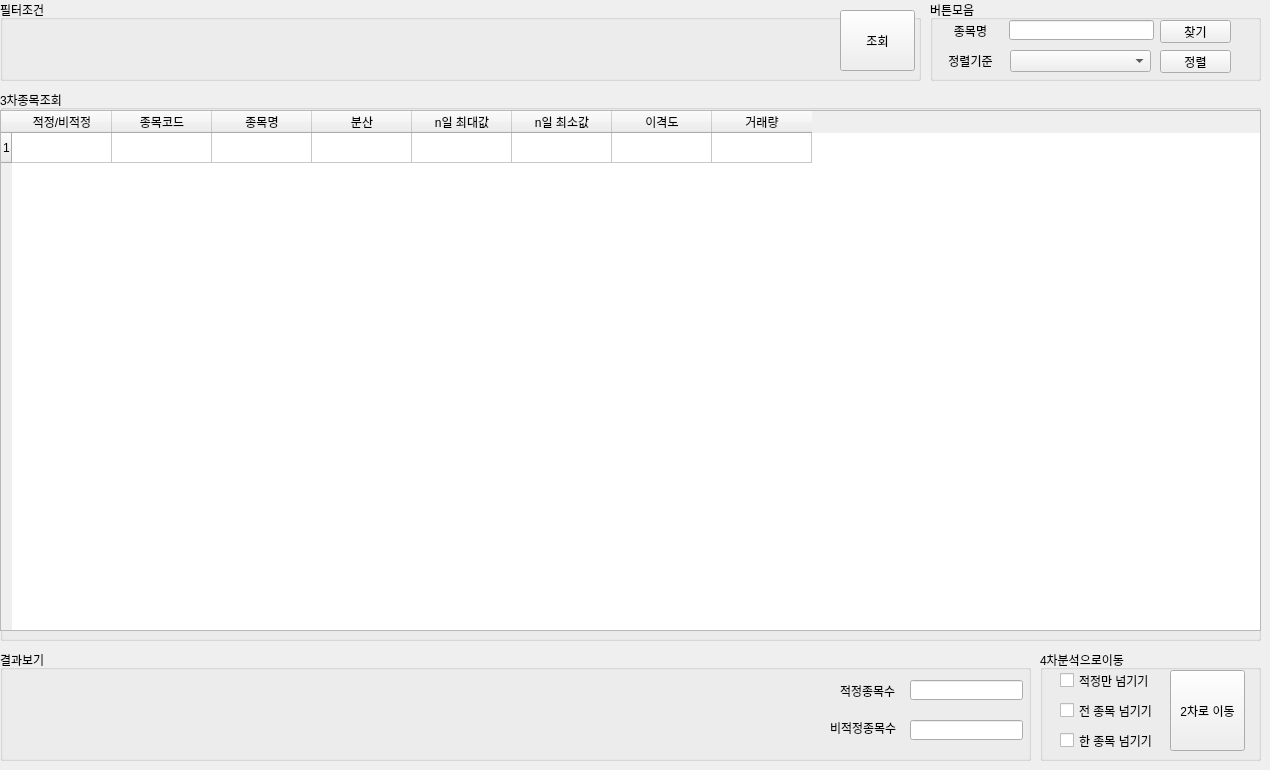
       <widget class="QWidget" name="tabsub_3">
        <attribute name="title">
         <string>3차_변동성,유동성</string>
        </attribute>
        <widget class="QGroupBox" name="groupBox_3_1">
         <property name="geometry">
          <rect>
           <x>0</x>
           <y>0</y>
           <width>921</width>
           <height>81</height>
          </rect>
         </property>
         <property name="title">
          <string>필터조건</string>
         </property>
         <widget class="QPushButton" name="gb3_1button1">
          <property name="geometry">
           <rect>
            <x>840</x>
            <y>10</y>
            <width>75</width>
            <height>61</height>
           </rect>
          </property>
          <property name="text">
           <string>조회</string>
          </property>
         </widget>
        </widget>
        <widget class="QGroupBox" name="groupBox_3_3">
         <property name="geometry">
          <rect>
           <x>0</x>
           <y>90</y>
           <width>1261</width>
           <height>551</height>
          </rect>
         </property>
         <property name="title">
          <string>3차종목조회</string>
         </property>
         <widget class="QTableWidget" name="tableWidget_10">
          <property name="geometry">
           <rect>
            <x>0</x>
            <y>20</y>
            <width>1261</width>
            <height>521</height>
           </rect>
          </property>
          <row>
           <property name="text">
            <string>1</string>
           </property>
          </row>
          <column>
           <property name="text">
            <string>적정/비적정</string>
           </property>
          </column>
          <column>
           <property name="text">
            <string>종목코드</string>
           </property>
          </column>
          <column>
           <property name="text">
            <string>종목명</string>
           </property>
          </column>
          <column>
           <property name="text">
            <string>분산</string>
           </property>
          </column>
          <column>
           <property name="text">
            <string>n일 최대값</string>
           </property>
          </column>
          <column>
           <property name="text">
            <string>n일 최소값</string>
           </property>
          </column>
          <column>
           <property name="text">
            <string>이격도</string>
           </property>
          </column>
          <column>
           <property name="text">
            <string>거래량</string>
           </property>
          </column>
         </widget>
        </widget>
        <widget class="QGroupBox" name="groupBox_3_4">
         <property name="geometry">
          <rect>
           <x>0</x>
           <y>650</y>
           <width>1031</width>
           <height>111</height>
          </rect>
         </property>
         <property name="title">
          <string>결과보기</string>
         </property>
         <widget class="QLabel" name="gb3_4label1">
          <property name="geometry">
           <rect>
            <x>840</x>
            <y>30</y>
            <width>61</width>
            <height>21</height>
           </rect>
          </property>
          <property name="text">
           <string>적정종목수</string>
          </property>
         </widget>
         <widget class="QLineEdit" name="gb3_4line1">
          <property name="geometry">
           <rect>
            <x>910</x>
            <y>30</y>
            <width>113</width>
            <height>20</height>
           </rect>
          </property>
         </widget>
         <widget class="QLabel" name="gb3_4label2">
          <property name="geometry">
           <rect>
            <x>830</x>
            <y>70</y>
            <width>71</width>
            <height>16</height>
           </rect>
          </property>
          <property name="text">
           <string>비적정종목수</string>
          </property>
         </widget>
         <widget class="QLineEdit" name="gb3_4line2">
          <property name="geometry">
           <rect>
            <x>910</x>
            <y>70</y>
            <width>113</width>
            <height>20</height>
           </rect>
          </property>
         </widget>
        </widget>
        <widget class="QGroupBox" name="groupBox_3_5">
         <property name="geometry">
          <rect>
           <x>1040</x>
           <y>650</y>
           <width>221</width>
           <height>111</height>
          </rect>
         </property>
         <property name="title">
          <string>4차분석으로이동</string>
         </property>
         <widget class="QPushButton" name="gb3_5button1">
          <property name="geometry">
           <rect>
            <x>130</x>
            <y>20</y>
            <width>75</width>
            <height>81</height>
           </rect>
          </property>
          <property name="text">
           <string>2차로 이동</string>
          </property>
         </widget>
         <widget class="QCheckBox" name="gb3_5chk1">
          <property name="geometry">
           <rect>
            <x>20</x>
            <y>20</y>
            <width>101</width>
            <height>21</height>
           </rect>
          </property>
          <property name="text">
           <string>적정만 넘기기</string>
          </property>
         </widget>
         <widget class="QCheckBox" name="gb3_5chk2">
          <property name="geometry">
           <rect>
            <x>20</x>
            <y>50</y>
            <width>101</width>
            <height>21</height>
           </rect>
          </property>
          <property name="text">
           <string>전 종목 넘기기</string>
          </property>
         </widget>
         <widget class="QCheckBox" name="gb3_5chk3">
          <property name="geometry">
           <rect>
            <x>20</x>
            <y>80</y>
            <width>101</width>
            <height>21</height>
           </rect>
          </property>
          <property name="text">
           <string>한 종목 넘기기</string>
          </property>
         </widget>
        </widget>
        <widget class="QGroupBox" name="groupBox_3_2">
         <property name="geometry">
          <rect>
           <x>930</x>
           <y>0</y>
           <width>331</width>
           <height>81</height>
          </rect>
         </property>
         <property name="title">
          <string>버튼모음</string>
         </property>
         <widget class="QLineEdit" name="gb3_2line1">
          <property name="geometry">
           <rect>
            <x>79</x>
            <y>20</y>
            <width>145</width>
            <height>20</height>
           </rect>
          </property>
          <property name="minimumSize">
           <size>
            <width>100</width>
            <height>0</height>
           </size>
          </property>
         </widget>
         <widget class="QPushButton" name="gb3_2button1">
          <property name="geometry">
           <rect>
            <x>230</x>
            <y>20</y>
            <width>71</width>
            <height>23</height>
           </rect>
          </property>
          <property name="minimumSize">
           <size>
            <width>40</width>
            <height>0</height>
           </size>
          </property>
          <property name="maximumSize">
           <size>
            <width>16777215</width>
            <height>40</height>
           </size>
          </property>
          <property name="acceptDrops">
           <bool>false</bool>
          </property>
          <property name="text">
           <string>찾기</string>
          </property>
          <property name="checkable">
           <bool>false</bool>
          </property>
          <property name="autoRepeat">
           <bool>false</bool>
          </property>
          <property name="autoExclusive">
           <bool>false</bool>
          </property>
         </widget>
         <widget class="QLabel" name="gb3_2label1">
          <property name="geometry">
           <rect>
            <x>10</x>
            <y>20</y>
            <width>61</width>
            <height>21</height>
           </rect>
          </property>
          <property name="text">
           <string>종목명</string>
          </property>
          <property name="alignment">
           <set>Qt::AlignCenter</set>
          </property>
         </widget>
         <widget class="QComboBox" name="gb3_2combo1">
          <property name="geometry">
           <rect>
            <x>80</x>
            <y>50</y>
            <width>141</width>
            <height>22</height>
           </rect>
          </property>
         </widget>
         <widget class="QPushButton" name="gb3_2button2">
          <property name="geometry">
           <rect>
            <x>230</x>
            <y>50</y>
            <width>71</width>
            <height>23</height>
           </rect>
          </property>
          <property name="minimumSize">
           <size>
            <width>40</width>
            <height>0</height>
           </size>
          </property>
          <property name="maximumSize">
           <size>
            <width>16777215</width>
            <height>40</height>
           </size>
          </property>
          <property name="acceptDrops">
           <bool>false</bool>
          </property>
          <property name="text">
           <string>정렬</string>
          </property>
          <property name="checkable">
           <bool>false</bool>
          </property>
          <property name="autoRepeat">
           <bool>false</bool>
          </property>
          <property name="autoExclusive">
           <bool>false</bool>
          </property>
         </widget>
         <widget class="QLabel" name="gb3_2label2">
          <property name="geometry">
           <rect>
            <x>10</x>
            <y>50</y>
            <width>61</width>
            <height>21</height>
           </rect>
          </property>
          <property name="text">
           <string>정렬기준</string>
          </property>
          <property name="alignment">
           <set>Qt::AlignCenter</set>
          </property>
         </widget>
        </widget>
       </widget>
